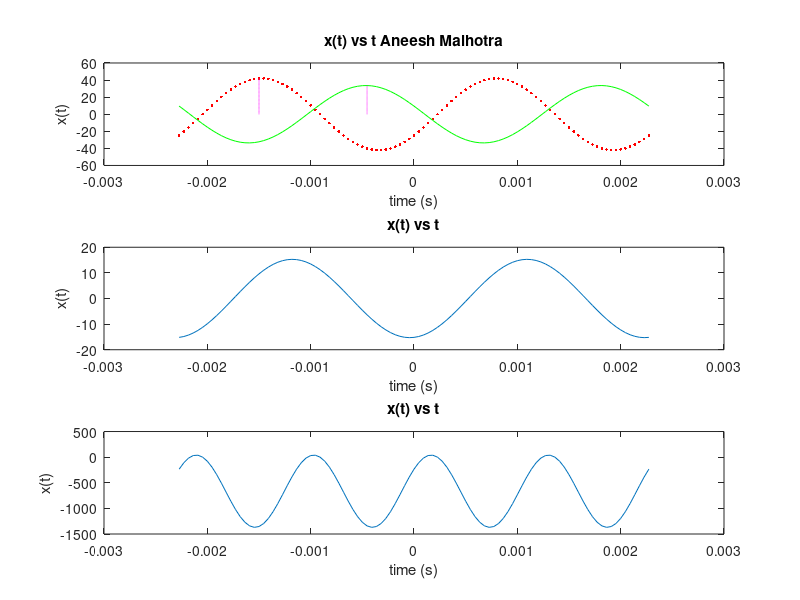

The MATLAB source for this figure: (Note: this script raises an error after producing the figure.)
%3.1 Plotting Sinusoids

tt = -(1/440):(1/(440*50)): 1/440; %Creates about 51 samples per period

A1 = 2*21; %Twice my age
A2 = A1*0.8; 
T = 1/440;
M = 8; % Birth Month
D = 23; % Birth Day
tm1 = -(37.2/M)*T; % Constructing the time shifts
tm2 = (41.3/D)*T;


x1 = @ (t) A1*cos(2*pi*440*(t - tm1));
x2 = @ (t) A2*cos(2*pi*440*(t - tm2)); 
x3 = x1(tt) + x2(tt); % x3 and x4 are not function handles 
x4 = x1(tt) .* x2(tt); 
[max1,I1] = max(x1(tt)); 
[max2,I2] = max(x2(tt)); 


figure
subplot(3,1,1); plot (tt,x1(tt),'.r'); hold on; plot (tt , x2 (tt),'g');
plot(tt(I1)*ones(1000,1), linspace(0, max(x1(tt)), 1000),'--m');
plot(tt(I2)*ones(1000,1), linspace(0, max(x2(tt)), 1000),'--m');
hold off 
title('x(t) vs t Aneesh Malhotra')
xlabel('time (s)');
ylabel('x(t)');
subplot(3,1,2); plot (tt,x3); 
title('x(t) vs t')
xlabel('time (s)'); % This block of code does the subplots
ylabel('x(t)');
subplot(3,1,3); plot (tt,x4);
title('x(t) vs t')
xlabel('time (s)');
ylabel('x(t)');

%Part 3.3

X = 2.0;
w = 2*pi*440; % period of this waveform is (1/440)
t = linspace(-1/440,  1/440, 100);
x1 = real(X*exp(j*w*t)); 


% 3.4: Harmonics (function defined in separate file)

w0 = 2*pi*440;
Tsample = 1/(50*440); % defines 50 samples per period
Cn = [0 1];
thetan = [0 0];
tmax = 100/440; 


[t,r1] = harmonics(w0,Cn,thetan,tmax,Tsample);
figure
plot(t,r1)
%soundsc(r1,1/Tsample) % Comment this line to listen to other sounds
plot(t(1:201),r1(1:201)); % Index 201 is where t = 4/440 (4 periods)
xlabel('time (s)')
ylabel('r1(t)')
title('r1(t) vs t') 
clear w0 Tsample Cn thetan

load paramFall2016.mat % Loads new variables

figure 

tmax = 100/440; 
[t,r2] = harmonics(w0,Cn,thetan,tmax,Tsample);
soundsc(r2,1/Tsample) % Ran this separately as Matlab attempts to play
                        % this and r1 simultaenously
plot(t(1:201),r2(1:201));
xlabel('time (s)')
ylabel('r2(t)')
title('r2(t) vs t') 
                       
thetan = 2*pi*(rand(length(r2),1)-1);

[t,r3] = harmonics(w0,Cn,thetan,tmax,Tsample);
figure
plot(t(1:201),r3(1:201));
xlabel('time (s)')
ylabel('r3(t)')
title('r3(t) vs t')










